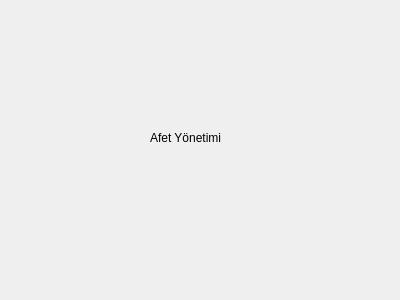
<?xml version="1.0" encoding="UTF-8"?>
<ui version="4.0">
 <class>Form</class>
 <widget class="QWidget" name="Form">
  <property name="geometry">
   <rect>
    <x>0</x>
    <y>0</y>
    <width>400</width>
    <height>300</height>
   </rect>
  </property>
  <property name="windowTitle">
   <string>Form</string>
  </property>
  <widget class="QLabel" name="label">
   <property name="geometry">
    <rect>
     <x>150</x>
     <y>130</y>
     <width>81</width>
     <height>16</height>
    </rect>
   </property>
   <property name="text">
    <string>Afet Yönetimi</string>
   </property>
  </widget>
 </widget>
 <resources/>
 <connections/>
</ui>
